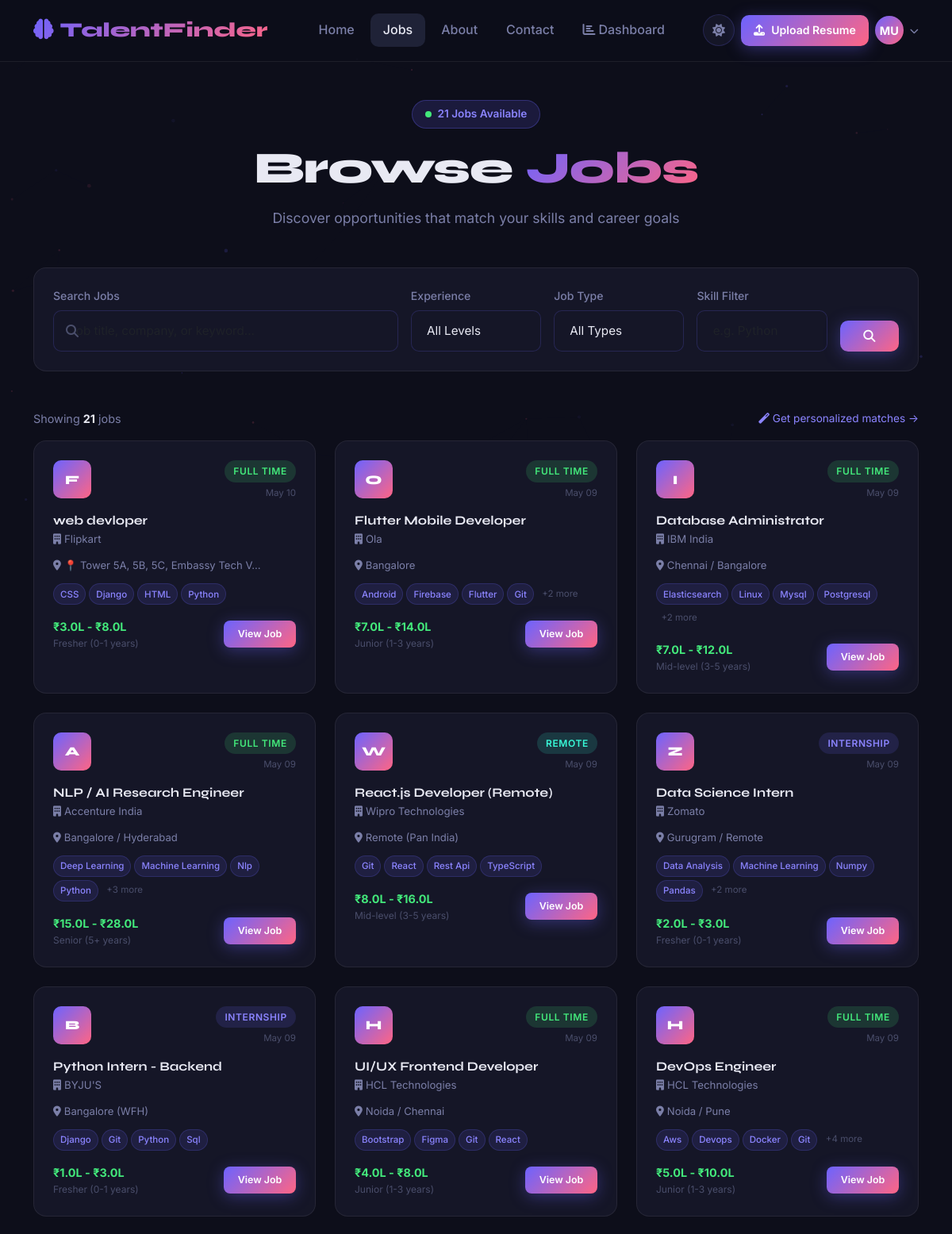
Page /jobs/ (signed in, upper part) on the committed database.
### talentfinder/models.py (models this page shows, shortened)
class Job(models.Model):
    EXPERIENCE_CHOICES = [
        ('fresher', 'Fresher (0-1 years)'),
        ('junior', 'Junior (1-3 years)'),
        ('mid', 'Mid-level (3-5 years)'),
        ('senior', 'Senior (5+ years)'),
    ]
    JOB_TYPE_CHOICES = [
        ('full_time', 'Full Time'),
        ('part_time', 'Part Time'),
        ('internship', 'Internship'),
        ('contract', 'Contract'),
        ('remote', 'Remote'),
    ]
    title = models.CharField(max_length=200)
    company = models.ForeignKey(Company, on_delete=models.CASCADE, related_name='jobs')
    description = models.TextField()
    required_skills = models.ManyToManyField(Skill, related_name='jobs', blank=True)
    experience_level = models.CharField(max_length=20, choices=EXPERIENCE_CHOICES, default='fresher')
    job_type = models.CharField(max_length=20, choices=JOB_TYPE_CHOICES, default='full_time')
    salary_min = models.IntegerField(default=300000)  # Annual in INR
    salary_max = models.IntegerField(default=800000)
    location = models.CharField(max_length=200)
    is_active = models.BooleanField(default=True)
    posted_date = models.DateTimeField(default=timezone.now)
    deadline = models.DateField(null=True, blank=True)
    apply_link = models.URLField(blank=True)
    def salary_display(self):
        return f"₹{self.salary_min//100000:.1f}L - ₹{self.salary_max//100000:.1f}L"
    class Meta:
        ordering = ['-posted_date']

class Company(models.Model):
    name = models.CharField(max_length=200)
    industry = models.CharField(max_length=100)
    location = models.CharField(max_length=200)
    city = models.CharField(max_length=100)
    country = models.CharField(max_length=100, default='India')
    latitude = models.FloatField(null=True, blank=True)
    longitude = models.FloatField(null=True, blank=True)
    website = models.URLField(blank=True)
    description = models.TextField(blank=True)
    logo_url = models.CharField(max_length=300, blank=True)
    size = models.CharField(max_length=50, blank=True)  # e.g. "1000-5000 employees"
    founded_year = models.IntegerField(null=True, blank=True)
    rating = models.FloatField(default=4.0)
    created_at = models.DateTimeField(auto_now_add=True)
    class Meta:
        verbose_name_plural = 'Companies'
        ordering = ['name']

class Skill(models.Model):
    CATEGORY_CHOICES = [
        ('programming', 'Programming Languages'),
        ('web', 'Web Technologies'),
        ('database', 'Database'),
        ('framework', 'Frameworks & Libraries'),
        ('cloud', 'Cloud & DevOps'),
        ('data_science', 'Data Science & AI'),
        ('tools', 'Tools & Software'),
        ('soft', 'Soft Skills'),
    ]
    name = models.CharField(max_length=100, unique=True)
    category = models.CharField(max_length=50, choices=CATEGORY_CHOICES, default='programming')
    icon = models.CharField(max_length=50, default='fa-code')  # FontAwesome icon class
    class Meta:
        ordering = ['name']

### talentfinder/views.py (the view)
# urls.py: path('jobs/', views.jobs_list, name='jobs'),
def jobs_list(request):
    jobs = Job.objects.filter(is_active=True).select_related('company').prefetch_related('required_skills')
    search_query = request.GET.get('q', '')
    if search_query:
        jobs = jobs.filter(
            Q(title__icontains=search_query) |
            Q(company__name__icontains=search_query) |
            Q(description__icontains=search_query)
        )
    exp_filter = request.GET.get('experience', '')
    if exp_filter:
        jobs = jobs.filter(experience_level=exp_filter)
    type_filter = request.GET.get('job_type', '')
    if type_filter:
        jobs = jobs.filter(job_type=type_filter)
    skill_filter = request.GET.get('skill', '')
    if skill_filter:
        jobs = jobs.filter(required_skills__name__icontains=skill_filter)
    context = {
        'jobs': jobs,
        'search_query': search_query,
        'exp_filter': exp_filter,
        'type_filter': type_filter,
        'skill_filter': skill_filter,
        'all_skills': Skill.objects.all()[:20],
        'total_count': jobs.count(),
    }
    return render(request, 'talentfinder/jobs.html', context)

### talentfinder/templates/talentfinder/jobs.html (shortened to what this page needs)
{% extends 'talentfinder/base.html' %}
{% load static %}
{% block content %}
<section class="z-1" style="padding:3rem 0 5rem;">
  <div class="container">
    <div class="text-center mb-5 animate-on-scroll">
      <div class="hero-badge d-inline-flex mb-3"><span class="dot"></span> {{ total_count }} Jobs Available</div>
      <h1 class="section-title">Browse <span class="text-gradient">Jobs</span></h1>
      <p class="section-subtitle">Discover opportunities that match your skills and career goals</p>
    </div>
    <div class="card-custom mb-5">
      <form method="GET" id="filterForm">
        <div class="row g-3 align-items-end">
          <div class="col-md-5">
            <label class="form-label-custom">Search Jobs</label>
            <div style="position:relative;">
              <i class="fas fa-search" style="position:absolute;left:1rem;top:50%;transform:translateY(-50%);color:var(--text-dim);"></i>
              <input type="text" name="q" id="jobSearchInput" class="search-bar form-control" placeholder="Job title, company, or keyword..." value="{{ search_query }}" style="padding-left:2.8rem;">
            </div>
          </div>
          <div class="col-md-2">
            <label class="form-label-custom">Experience</label>
            <select name="experience" class="search-bar form-select">
              <option value="">All Levels</option>
            </select>
          </div>
          <div class="col-md-2">
            <label class="form-label-custom">Job Type</label>
            <select name="job_type" class="search-bar form-select">
              <option value="">All Types</option>
            </select>
          </div>
          <div class="col-md-2">
            <label class="form-label-custom">Skill Filter</label>
            <input type="text" name="skill" class="search-bar form-control" placeholder="e.g. Python" value="{{ skill_filter }}">
          </div>
          <div class="col-md-1">
            <button type="submit" class="btn-primary-custom w-100 justify-content-center" style="padding:0.75rem;border-radius:var(--radius-sm);">
              <i class="fas fa-search"></i>
            </button>
          </div>
        </div>
      </form>
    </div>
    <div class="d-flex justify-content-between align-items-center mb-3 flex-wrap gap-2">
      <p style="color:var(--text-muted);font-size:0.9rem;margin:0;">
        Showing <strong style="color:var(--text);">{{ total_count }}</strong> job{% if total_count != 1 %}s{% endif %}
      </p>
      {% if user.is_authenticated %}
      <a href="{% url 'upload_resume' %}" style="font-size:0.85rem;color:var(--primary-light);">
        <i class="fas fa-magic me-1"></i>Get personalized matches →
      </a>
      {% endif %}
    </div>
    <div class="row g-4">
      {% for job in jobs %}
      <div class="col-md-6 col-lg-4 animate-on-scroll">
        <div class="job-card">
          <div class="d-flex justify-content-between align-items-start mb-3">
            <div class="company-logo" style="width:48px;height:48px;font-size:1rem;border-radius:10px;">
              {{ job.company.name|first }}
            </div>
            <div class="d-flex flex-column align-items-end gap-1">
              <span class="job-type-badge badge-{{ job.job_type }}">{{ job.get_job_type_display }}</span>
              <span style="font-size:0.72rem;color:var(--text-dim);">{{ job.posted_date|date:"M d" }}</span>
            </div>
          </div>
          <h6 style="font-family:'Syne',sans-serif;font-weight:700;margin-bottom:0.25rem;">{{ job.title }}</h6>
          <p style="color:var(--text-muted);font-size:0.83rem;margin-bottom:0.75rem;">
            <i class="fas fa-building me-1"></i>{{ job.company.name }}
          </p>
          <p style="color:var(--text-muted);font-size:0.82rem;margin-bottom:0.75rem;">
            <i class="fas fa-map-marker-alt me-1"></i>{{ job.location|truncatechars:35 }}
          </p>
          <div class="d-flex flex-wrap gap-1 mb-3">
            {% for skill in job.required_skills.all|slice:":4" %}
            <span class="skill-tag" style="font-size:0.72rem;padding:0.2rem 0.5rem;">{{ skill.name }}</span>
            {% endfor %}
            {% if job.required_skills.count > 4 %}
            <span style="font-size:0.72rem;color:var(--text-dim);padding:0.2rem 0.4rem;">+{{ job.required_skills.count|add:"-4" }} more</span>
            {% endif %}
          </div>
          <div class="d-flex justify-content-between align-items-center">
            <div>
              <div style="color:var(--accent);font-weight:700;font-size:0.9rem;">{{ job.salary_display }}</div>
              <div style="font-size:0.75rem;color:var(--text-dim);">{{ job.get_experience_level_display }}</div>
            </div>
            <a href="{% url 'job_detail' job.id %}" class="btn-primary-custom text-decoration-none" style="font-size:0.78rem;padding:0.45rem 1.1rem;border-radius:8px;">
              View Job
            </a>
          </div>
        </div>
      </div>
      {% endfor %}
    </div>
  </div>
</section>
{% endblock %}

### talentfinder/templates/talentfinder/base.html (shortened to what this page needs)
{% load static %}
<!DOCTYPE html>
<html lang="en">
<head>
  <link href="https://cdn.jsdelivr.net/npm/bootstrap@5.3.0/dist/css/bootstrap.min.css" rel="stylesheet">
  <link href="https://cdnjs.cloudflare.com/ajax/libs/font-awesome/6.4.0/css/all.min.css" rel="stylesheet">
  <link href="{% static 'talentfinder/css/style.css' %}" rel="stylesheet">
</head>
<body>
<nav class="navbar navbar-expand-lg navbar-custom z-1">
  <div class="container">
    <a class="navbar-brand" href="{% url 'home' %}">
      <i class="fas fa-brain me-2"></i>TalentFinder
    </a>
    <div class="collapse navbar-collapse" id="navMenu">
      <ul class="navbar-nav mx-auto gap-1">
        <li class="nav-item"><a class="nav-link {% if request.path == '/' %}active{% endif %}" href="{% url 'home' %}">Home</a></li>
        <li class="nav-item"><a class="nav-link {% if '/jobs/' in request.path %}active{% endif %}" href="{% url 'jobs' %}">Jobs</a></li>
        <li class="nav-item"><a class="nav-link {% if '/about/' in request.path %}active{% endif %}" href="{% url 'about' %}">About</a></li>
        <li class="nav-item"><a class="nav-link {% if '/contact/' in request.path %}active{% endif %}" href="{% url 'contact' %}">Contact</a></li>
        {% if user.is_authenticated %}
        <li class="nav-item"><a class="nav-link {% if '/dashboard/' in request.path %}active{% endif %}" href="{% url 'dashboard' %}">
          <i class="fas fa-chart-bar me-1"></i>Dashboard</a></li>
        {% endif %}
      </ul>
      <div class="d-flex align-items-center gap-2">
        <button class="theme-toggle" title="Toggle theme">
          <i class="fas fa-sun"></i>
        </button>
        {% if user.is_authenticated %}
          <a href="{% url 'upload_resume' %}" class="btn-primary-custom text-decoration-none py-2 px-3" style="font-size:0.88rem; border-radius:10px;">
            <i class="fas fa-upload"></i> Upload Resume
          </a>
          <div class="dropdown">
            <button class="d-flex align-items-center gap-2 border-0 bg-transparent" data-bs-toggle="dropdown" style="cursor:pointer;">
              <div style="width:36px;height:36px;border-radius:50%;background:var(--gradient-main);display:flex;align-items:center;justify-content:center;color:white;font-weight:700;font-size:0.9rem;">
                {{ user.first_name|first|upper }}{{ user.last_name|first|upper }}
              </div>
              <i class="fas fa-chevron-down" style="font-size:0.7rem;color:var(--text-muted)"></i>
            </button>
          </div>
        {% else %}
          <a href="{% url 'login' %}" class="btn-outline-custom text-decoration-none py-2 px-3" style="font-size:0.88rem; border-radius:10px;">Login</a>
          <a href="{% url 'register' %}" class="btn-primary-custom text-decoration-none py-2 px-3" style="font-size:0.88rem; border-radius:10px;">Get Started</a>
        {% endif %}
      </div>
    </div>
  </div>
</nav>
<main>
  {% block content %}{% endblock %}
</main>
</body>
</html>

### rows in the picture
Job: company.name|first "F", job_type "FULL TIME", posted_date "May 10", title "web devloper", company.name "Flipkart", location "📍 Tower 5A, 5B, 5C, Embassy Tech V…", salary_display "₹3.0L - ₹8.0L", experience_level "Fresher (0-1 years)"
Skill: name "CSS"
Skill: name "Django"
Skill: name "HTML"
Skill: name "Python"
Job: company.name|first "O", job_type "FULL TIME", posted_date "May 09", title "Flutter Mobile Developer", company.name "Ola", location "Bangalore", required_skills.count|add "2", salary_display "₹7.0L - ₹14.0L", experience_level "Junior (1-3 years)"
Skill: name "Android"
Skill: name "Firebase"
Skill: name "Flutter"
Skill: name "Git"
Job: company.name|first "I", job_type "FULL TIME", posted_date "May 09", title "Database Administrator", company.name "IBM India", location "Chennai / Bangalore", required_skills.count|add "2", salary_display "₹7.0L - ₹12.0L", experience_level "Mid-level (3-5 years)"
Skill: name "Elasticsearch"
Skill: name "Linux"
Skill: name "Mysql"
Skill: name "Postgresql"
Job: company.name|first "A", job_type "FULL TIME", posted_date "May 09", title "NLP / AI Research Engineer", company.name "Accenture India", location "Bangalore / Hyderabad", required_skills.count|add "3", salary_display "₹15.0L - ₹28.0L", experience_level "Senior (5+ years)"
Skill: name "Deep Learning"
Skill: name "Machine Learning"
Skill: name "Nlp"
Job: company.name|first "W", job_type "REMOTE", posted_date "May 09", title "React.js Developer (Remote)", company.name "Wipro Technologies", location "Remote (Pan India)", salary_display "₹8.0L - ₹16.0L", experience_level "Mid-level (3-5 years)"
Skill: name "React"
Skill: name "Rest Api"
Skill: name "TypeScript"
Job: company.name|first "Z", job_type "INTERNSHIP", posted_date "May 09", title "Data Science Intern", company.name "Zomato", location "Gurugram / Remote", required_skills.count|add "2", salary_display "₹2.0L - ₹3.0L", experience_level "Fresher (0-1 years)"
Skill: name "Data Analysis"
Skill: name "Numpy"
Skill: name "Pandas"
Job: company.name|first "B", job_type "INTERNSHIP", posted_date "May 09", title "Python Intern - Backend", company.name "BYJU'S", location "Bangalore (WFH)", salary_display "₹1.0L - ₹3.0L", experience_level "Fresher (0-1 years)"
Skill: name "Sql"
Job: company.name|first "H", job_type "FULL TIME", posted_date "May 09", title "UI/UX Frontend Developer", company.name "HCL Technologies", location "Noida / Chennai", salary_display "₹4.0L - ₹8.0L", experience_level "Junior (1-3 years)"
Skill: name "Bootstrap"
Skill: name "Figma"
Job: company.name|first "H", job_type "FULL TIME", posted_date "May 09", title "DevOps Engineer", company.name "HCL Technologies", location "Noida / Pune", required_skills.count|add "4", salary_display "₹5.0L - ₹10.0L", experience_level "Junior (1-3 years)"
Skill: name "Aws"
Skill: name "Devops"
Skill: name "Docker"

### other values in the picture
{{ user.first_name|first|upper }} "M"
{{ user.last_name|first|upper }} "U"
{{ total_count }} "21"
